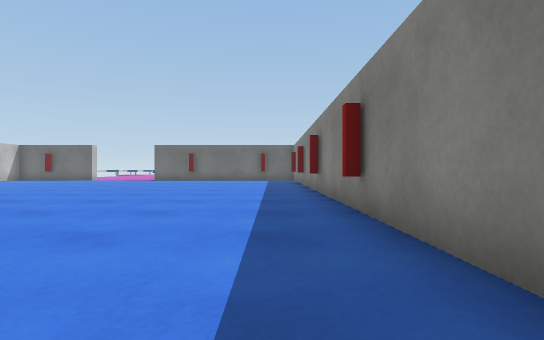
View 1 (above)

24 first-person views from a walk through a 3-D level made in the Unity game engine. The camera is 0.59 m above the floor, looks level and sees 80° across. The floor is counted in squares, 1 m on a side. Each view is taken from the middle of a square. On the plan, view 1 faces up. The plan holds only what a view shows up to about 9 squares ahead; the rest is blank. The place goes on beyond the plan. Surface patterns are stand-ins for the level's own textures.

View 2
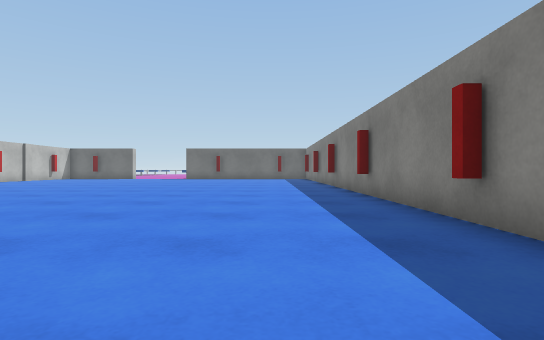

View 3
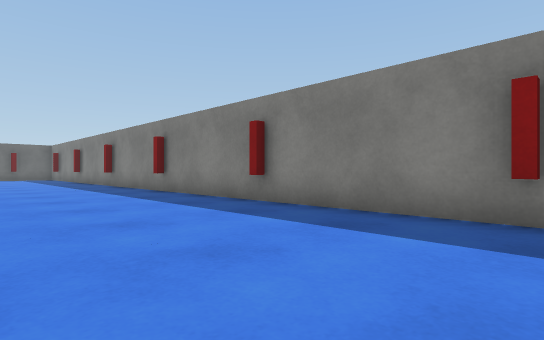

View 4
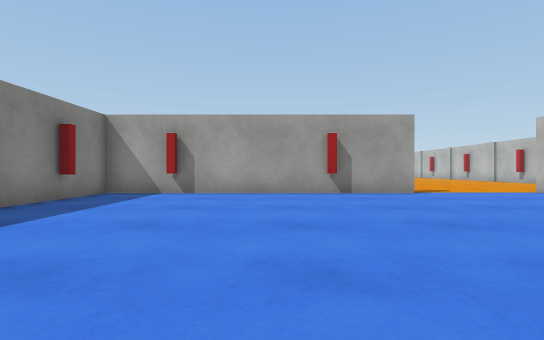

View 5
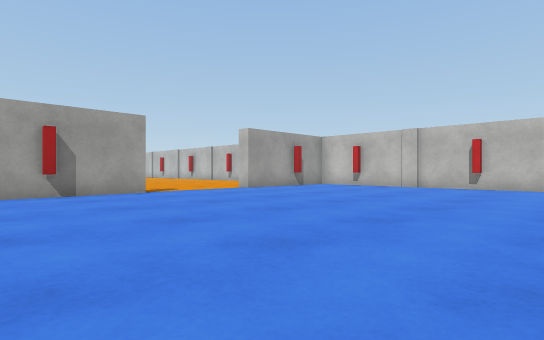

View 6
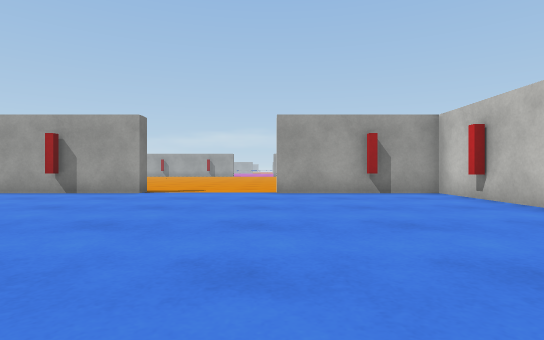

View 7
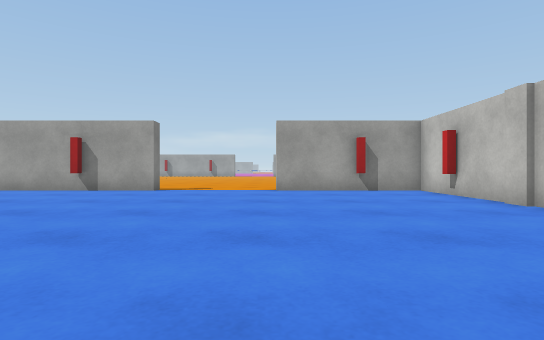

View 8
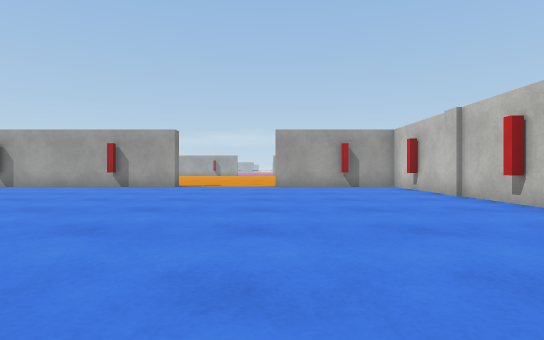

View 9
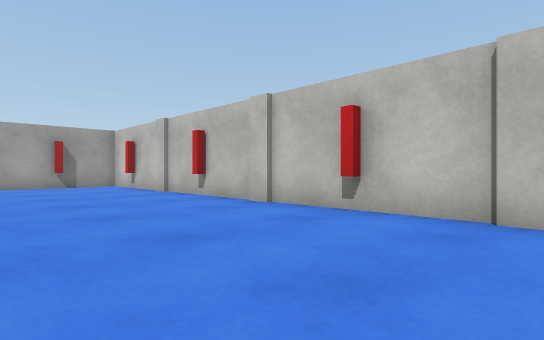

View 10
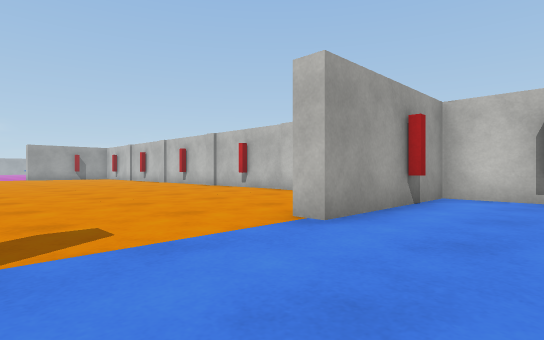

View 11
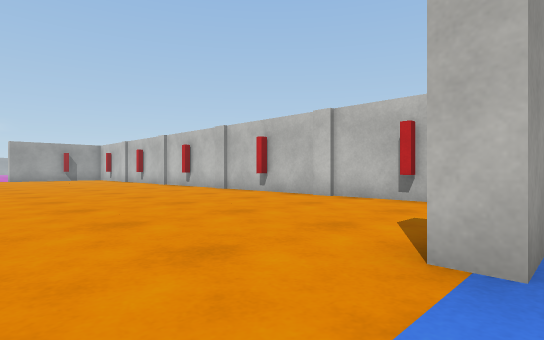

View 12
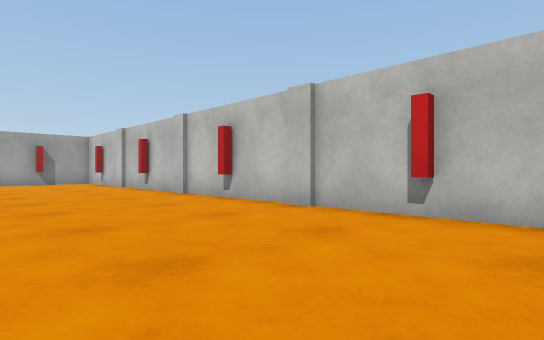

View 13
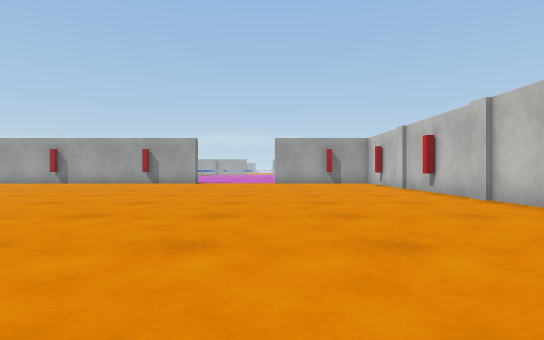

View 14
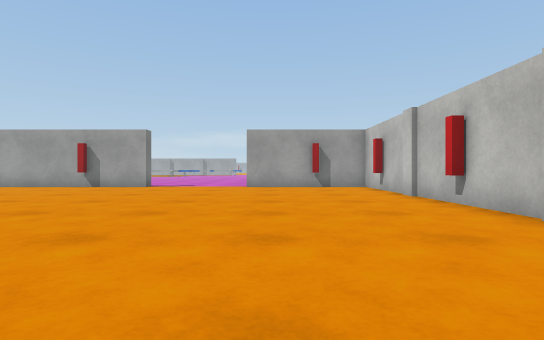

View 15
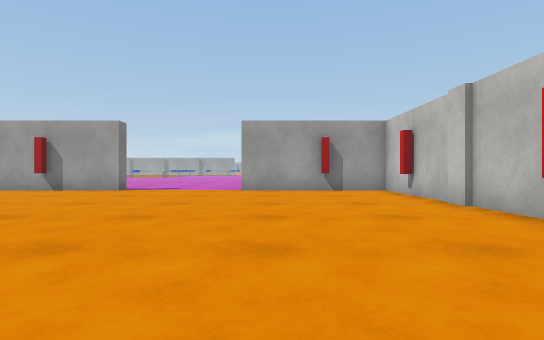

View 16
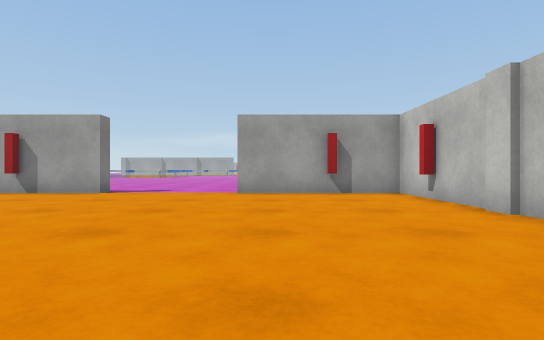

View 17
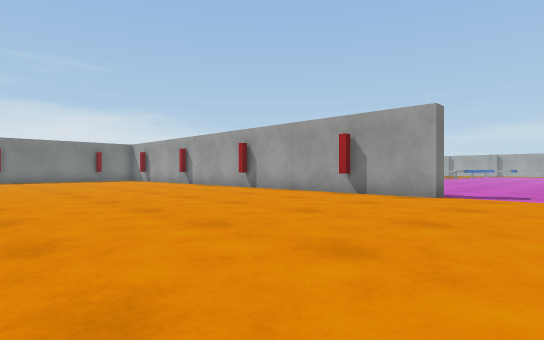

View 18
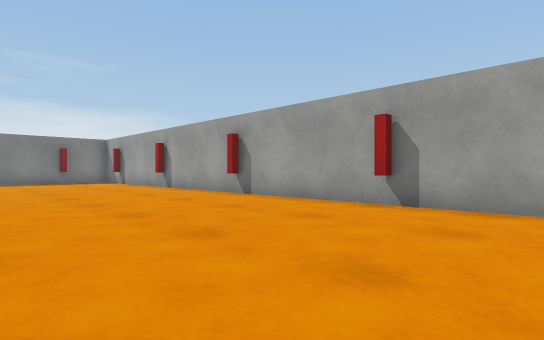

View 19
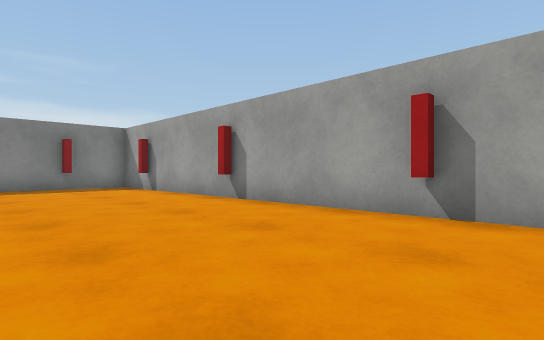

View 20
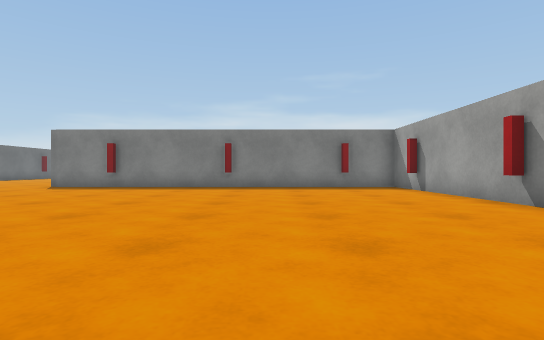

View 21
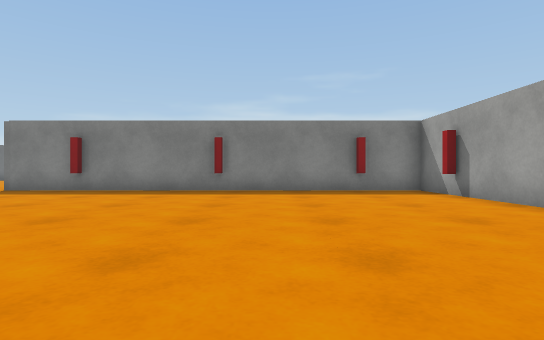

View 22
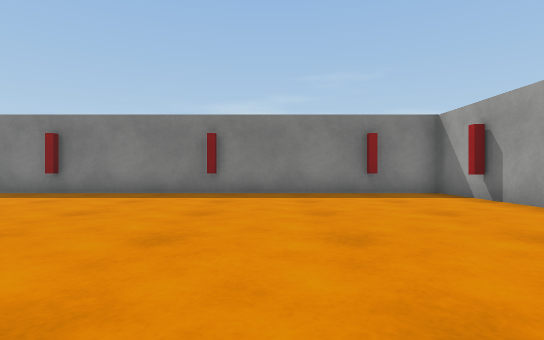

View 23
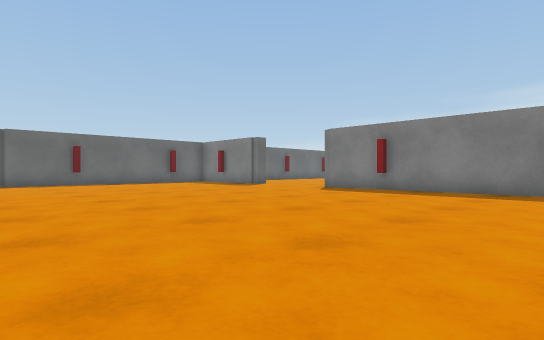

View 24
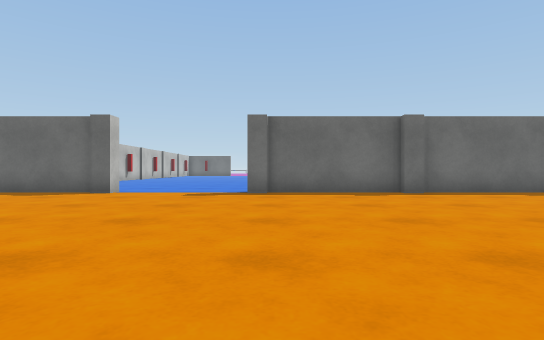

### Floor plan
Points are (right, up) in squares from view 1. A wall is a line through its corners. A room is listed if a view was taken in it or the views show most of it. See-through windows are left out.
Room 1 (views 1, 2, 3, 4, 5, 6, 7, 8, 9, 10)
walls: (-14.3, 6.8) (-14.3, -5.2) (-10.1, -5.2); (-5.6, -5.2) (1.3, -5.2) (1.3, 9)
ways out: opening at (-7.5, -3.3) to room 2
Room 2 (views 11, 12, 13, 14, 15, 16, 17, 18, 19, 20, 21, 22, 23, 24)
walls: (-2, -5.8) (-2.6, -5.8); (-6.6, -25.8) (-6.6, -25.3) (9.3, -25.3) (9.3, -14); (-2.6, -5.5) (-6.1, -5.5); (-6.1, -5.8) (-6.6, -5.8) (-6.6, -5.2) (-5.6, -5.2); (1.1, -5.5) (-2, -5.5); (-10.1, -5.2) (-10.1, -5.8) (-10.6, -5.8); (-10.8, -5.5) (-13.1, -5.5); (-14.3, -7.1) (-14.3, -25.3) (-10.1, -25.3)
ways out: opening at (-7.5, -3.3) to room 1

Where each view was taken, in squares from view 1:
view 1: 0 up, 0 right, facing up
view 2: 3 down, 1 left, facing up
view 3: 4 down, 3 left, facing up-right
view 4: 3 up, 3 left, facing down
view 5: 3 up, 3 left, facing down-left
view 6: 3 up, 10 left, facing down
view 7: 4 up, 10 left, facing down
view 8: 6 up, 10 left, facing down
view 9: 7 up, 10 left, facing down-left
view 10: 3 down, 7 left, facing down-left
view 11: 5 down, 8 left, facing down-left
view 12: 10 down, 10 left, facing down-left
view 13: 11 down, 10 left, facing down
view 14: 14 down, 11 left, facing down
view 15: 16 down, 11 left, facing down
view 16: 17 down, 11 left, facing down
view 17: 18 down, 9 left, facing down-right
view 18: 20 down, 7 left, facing down-right
view 19: 21 down, 2 left, facing down-right
view 20: 21 down, 2 left, facing right
view 21: 21 down, 0 right, facing right
view 22: 21 down, 1 right, facing right
view 23: 20 down, 0 right, facing up-right
view 24: 14 down, 6 left, facing up
